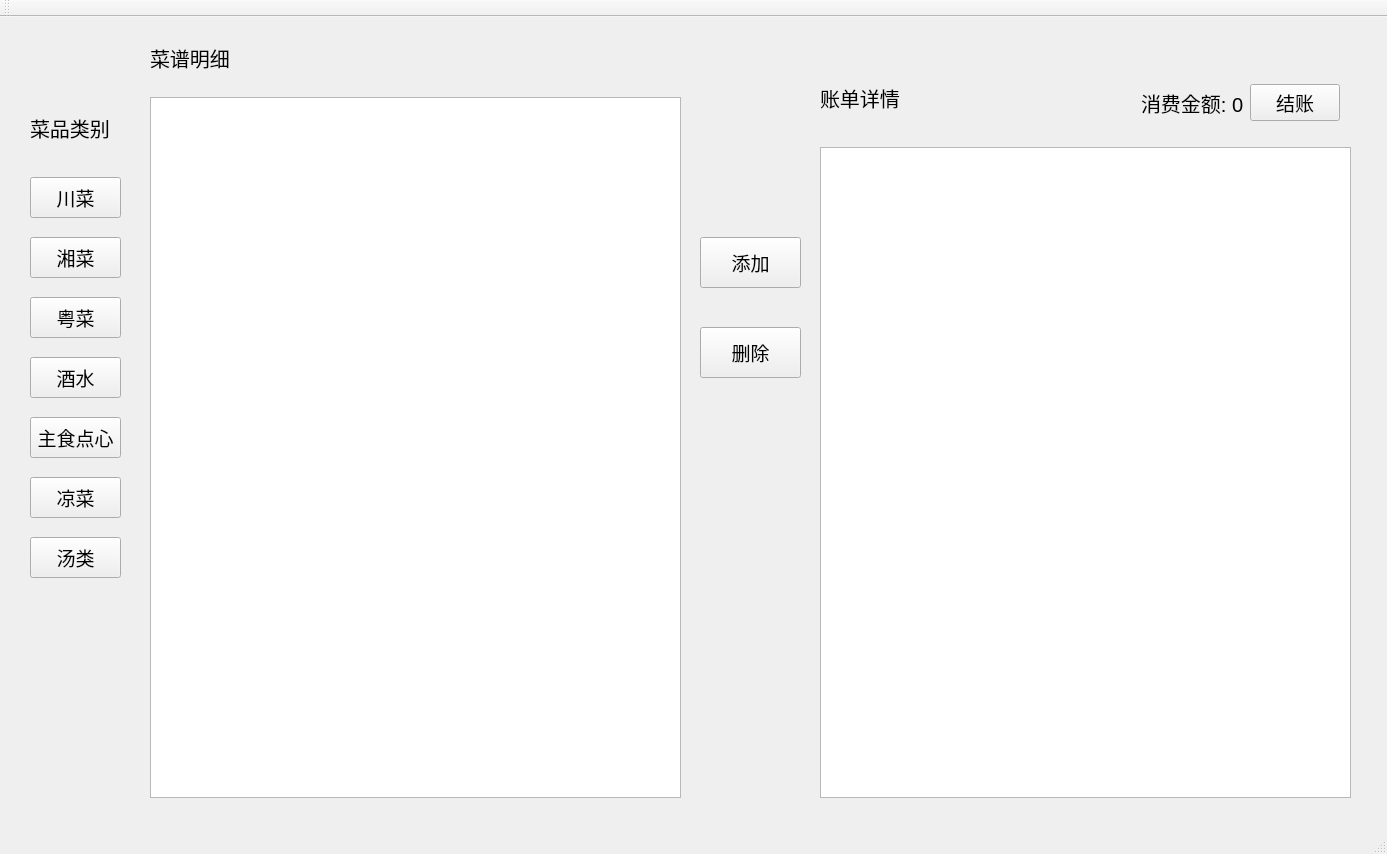
<?xml version="1.0" encoding="UTF-8"?>
<ui version="4.0">
 <class>MainWindow</class>
 <widget class="QMainWindow" name="MainWindow">
  <property name="geometry">
   <rect>
    <x>0</x>
    <y>0</y>
    <width>1387</width>
    <height>854</height>
   </rect>
  </property>
  <property name="windowTitle">
   <string>MainWindow</string>
  </property>
  <widget class="QWidget" name="centralWidget">
   <widget class="QTableWidget" name="tableWidget">
    <property name="geometry">
     <rect>
      <x>150</x>
      <y>80</y>
      <width>531</width>
      <height>701</height>
     </rect>
    </property>
   </widget>
   <widget class="QPushButton" name="pushButton">
    <property name="geometry">
     <rect>
      <x>30</x>
      <y>160</y>
      <width>91</width>
      <height>41</height>
     </rect>
    </property>
    <property name="font">
     <font>
      <pointsize>14</pointsize>
     </font>
    </property>
    <property name="text">
     <string>川菜</string>
    </property>
   </widget>
   <widget class="QPushButton" name="pushButton_2">
    <property name="geometry">
     <rect>
      <x>30</x>
      <y>220</y>
      <width>91</width>
      <height>41</height>
     </rect>
    </property>
    <property name="font">
     <font>
      <pointsize>14</pointsize>
     </font>
    </property>
    <property name="text">
     <string>湘菜</string>
    </property>
   </widget>
   <widget class="QPushButton" name="pushButton_3">
    <property name="geometry">
     <rect>
      <x>30</x>
      <y>280</y>
      <width>91</width>
      <height>41</height>
     </rect>
    </property>
    <property name="font">
     <font>
      <pointsize>14</pointsize>
     </font>
    </property>
    <property name="text">
     <string>粤菜</string>
    </property>
   </widget>
   <widget class="QPushButton" name="pushButton_4">
    <property name="geometry">
     <rect>
      <x>30</x>
      <y>340</y>
      <width>91</width>
      <height>41</height>
     </rect>
    </property>
    <property name="font">
     <font>
      <pointsize>14</pointsize>
     </font>
    </property>
    <property name="text">
     <string>酒水</string>
    </property>
   </widget>
   <widget class="QPushButton" name="pushButton_5">
    <property name="geometry">
     <rect>
      <x>30</x>
      <y>460</y>
      <width>91</width>
      <height>41</height>
     </rect>
    </property>
    <property name="font">
     <font>
      <pointsize>14</pointsize>
     </font>
    </property>
    <property name="text">
     <string>凉菜</string>
    </property>
   </widget>
   <widget class="QPushButton" name="pushButton_6">
    <property name="geometry">
     <rect>
      <x>30</x>
      <y>400</y>
      <width>91</width>
      <height>41</height>
     </rect>
    </property>
    <property name="font">
     <font>
      <pointsize>14</pointsize>
     </font>
    </property>
    <property name="text">
     <string>主食点心</string>
    </property>
   </widget>
   <widget class="QPushButton" name="pushButton_7">
    <property name="geometry">
     <rect>
      <x>30</x>
      <y>520</y>
      <width>91</width>
      <height>41</height>
     </rect>
    </property>
    <property name="font">
     <font>
      <pointsize>14</pointsize>
     </font>
    </property>
    <property name="text">
     <string>汤类</string>
    </property>
   </widget>
   <widget class="QLabel" name="label">
    <property name="geometry">
     <rect>
      <x>30</x>
      <y>90</y>
      <width>91</width>
      <height>41</height>
     </rect>
    </property>
    <property name="font">
     <font>
      <pointsize>15</pointsize>
     </font>
    </property>
    <property name="text">
     <string>菜品类别</string>
    </property>
   </widget>
   <widget class="QPushButton" name="pushButton_8">
    <property name="geometry">
     <rect>
      <x>700</x>
      <y>220</y>
      <width>101</width>
      <height>51</height>
     </rect>
    </property>
    <property name="font">
     <font>
      <pointsize>14</pointsize>
     </font>
    </property>
    <property name="text">
     <string>添加</string>
    </property>
   </widget>
   <widget class="QPushButton" name="pushButton_9">
    <property name="geometry">
     <rect>
      <x>700</x>
      <y>310</y>
      <width>101</width>
      <height>51</height>
     </rect>
    </property>
    <property name="font">
     <font>
      <pointsize>14</pointsize>
     </font>
    </property>
    <property name="text">
     <string>删除</string>
    </property>
   </widget>
   <widget class="QLabel" name="label_2">
    <property name="geometry">
     <rect>
      <x>820</x>
      <y>60</y>
      <width>101</width>
      <height>41</height>
     </rect>
    </property>
    <property name="font">
     <font>
      <pointsize>15</pointsize>
     </font>
    </property>
    <property name="text">
     <string>账单详情</string>
    </property>
   </widget>
   <widget class="QLabel" name="label_3">
    <property name="geometry">
     <rect>
      <x>150</x>
      <y>20</y>
      <width>101</width>
      <height>41</height>
     </rect>
    </property>
    <property name="font">
     <font>
      <pointsize>15</pointsize>
     </font>
    </property>
    <property name="text">
     <string>菜谱明细</string>
    </property>
   </widget>
   <widget class="QTableWidget" name="tableWidget_2">
    <property name="geometry">
     <rect>
      <x>820</x>
      <y>130</y>
      <width>531</width>
      <height>651</height>
     </rect>
    </property>
   </widget>
   <widget class="QWidget" name="">
    <property name="geometry">
     <rect>
      <x>1130</x>
      <y>50</y>
      <width>221</width>
      <height>71</height>
     </rect>
    </property>
    <layout class="QHBoxLayout" name="horizontalLayout">
     <item>
      <widget class="QLabel" name="label_4">
       <property name="font">
        <font>
         <pointsize>15</pointsize>
        </font>
       </property>
       <property name="text">
        <string>消费金额: 0</string>
       </property>
      </widget>
     </item>
     <item>
      <widget class="QPushButton" name="pushButton_10">
       <property name="font">
        <font>
         <pointsize>14</pointsize>
        </font>
       </property>
       <property name="text">
        <string>结账</string>
       </property>
      </widget>
     </item>
    </layout>
   </widget>
  </widget>
  <widget class="QMenuBar" name="menuBar">
   <property name="geometry">
    <rect>
     <x>0</x>
     <y>0</y>
     <width>1387</width>
     <height>23</height>
    </rect>
   </property>
  </widget>
  <widget class="QToolBar" name="mainToolBar">
   <attribute name="toolBarArea">
    <enum>TopToolBarArea</enum>
   </attribute>
   <attribute name="toolBarBreak">
    <bool>false</bool>
   </attribute>
  </widget>
  <widget class="QStatusBar" name="statusBar"/>
 </widget>
 <layoutdefault spacing="6" margin="11"/>
 <resources/>
 <connections/>
</ui>
